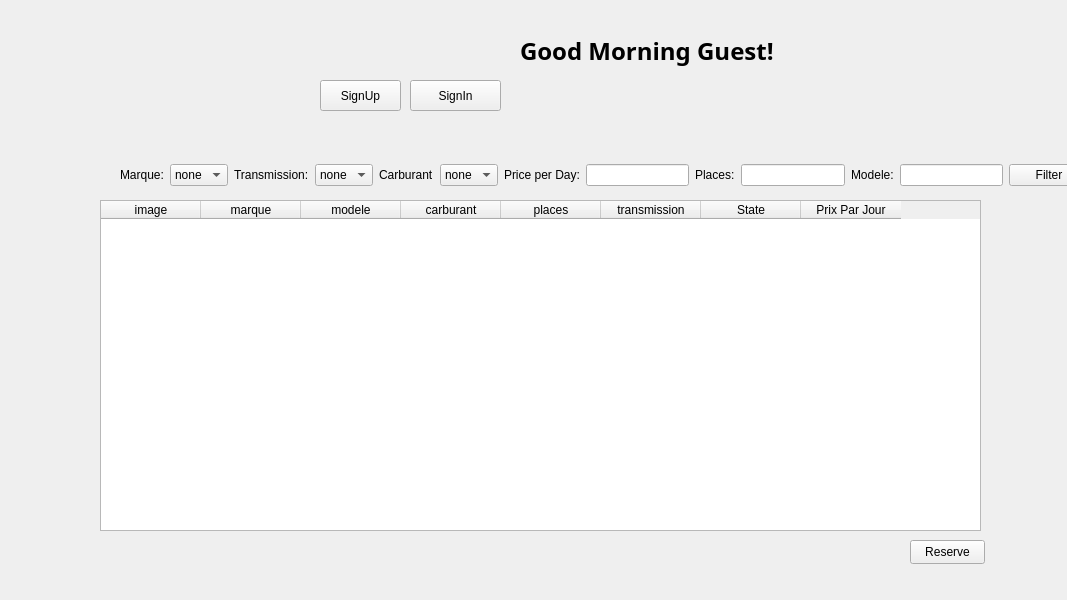
<?xml version="1.0" encoding="UTF-8"?>
<ui version="4.0">
 <class>Form</class>
 <widget class="QWidget" name="Form">
  <property name="geometry">
   <rect>
    <x>0</x>
    <y>0</y>
    <width>1067</width>
    <height>600</height>
   </rect>
  </property>
  <property name="windowTitle">
   <string>Form</string>
  </property>
  <property name="styleSheet">
   <string notr="true">MainWindow {
            background-image: url(&quot;./images/mainimage.jpg&quot;); 
            background-repeat: no-repeat; 
            background-position: center;
        }</string>
  </property>
  <widget class="QTableWidget" name="tableWidget">
   <property name="geometry">
    <rect>
     <x>100</x>
     <y>200</y>
     <width>881</width>
     <height>331</height>
    </rect>
   </property>
   <property name="selectionMode">
    <enum>QAbstractItemView::SingleSelection</enum>
   </property>
   <property name="selectionBehavior">
    <enum>QAbstractItemView::SelectRows</enum>
   </property>
   <attribute name="horizontalHeaderCascadingSectionResizes">
    <bool>false</bool>
   </attribute>
   <column>
    <property name="text">
     <string>image</string>
    </property>
   </column>
   <column>
    <property name="text">
     <string>marque</string>
    </property>
   </column>
   <column>
    <property name="text">
     <string>modele</string>
    </property>
   </column>
   <column>
    <property name="text">
     <string>carburant</string>
    </property>
   </column>
   <column>
    <property name="text">
     <string>places</string>
    </property>
   </column>
   <column>
    <property name="text">
     <string>transmission</string>
    </property>
   </column>
   <column>
    <property name="text">
     <string>State</string>
    </property>
   </column>
   <column>
    <property name="text">
     <string>Prix Par Jour</string>
    </property>
   </column>
  </widget>
  <widget class="QPushButton" name="loginbutton">
   <property name="geometry">
    <rect>
     <x>410</x>
     <y>80</y>
     <width>91</width>
     <height>31</height>
    </rect>
   </property>
   <property name="text">
    <string>SignIn</string>
   </property>
  </widget>
  <widget class="QLabel" name="label">
   <property name="geometry">
    <rect>
     <x>520</x>
     <y>30</y>
     <width>311</width>
     <height>41</height>
    </rect>
   </property>
   <property name="font">
    <font>
     <family>Segoe UI Variable Display Semib</family>
     <pointsize>18</pointsize>
     <weight>75</weight>
     <bold>true</bold>
    </font>
   </property>
   <property name="text">
    <string>Good Morning Guest!</string>
   </property>
  </widget>
  <widget class="QPushButton" name="pushButton_2">
   <property name="geometry">
    <rect>
     <x>320</x>
     <y>80</y>
     <width>81</width>
     <height>31</height>
    </rect>
   </property>
   <property name="text">
    <string>SignUp</string>
   </property>
  </widget>
  <widget class="QWidget" name="layoutWidget">
   <property name="geometry">
    <rect>
     <x>120</x>
     <y>160</y>
     <width>969</width>
     <height>30</height>
    </rect>
   </property>
   <layout class="QHBoxLayout" name="horizontalLayout">
    <item>
     <widget class="QLabel" name="label_2">
      <property name="text">
       <string>Marque:</string>
      </property>
     </widget>
    </item>
    <item>
     <widget class="QComboBox" name="marque">
      <item>
       <property name="text">
        <string>none</string>
       </property>
      </item>
     </widget>
    </item>
    <item>
     <widget class="QLabel" name="label_3">
      <property name="text">
       <string>Transmission:</string>
      </property>
     </widget>
    </item>
    <item>
     <widget class="QComboBox" name="transmission">
      <item>
       <property name="text">
        <string>none</string>
       </property>
      </item>
     </widget>
    </item>
    <item>
     <widget class="QLabel" name="label_4">
      <property name="text">
       <string>Carburant</string>
      </property>
     </widget>
    </item>
    <item>
     <widget class="QComboBox" name="carburant">
      <item>
       <property name="text">
        <string>none</string>
       </property>
      </item>
     </widget>
    </item>
    <item>
     <widget class="QLabel" name="label_5">
      <property name="text">
       <string>Price per Day:</string>
      </property>
     </widget>
    </item>
    <item>
     <widget class="QLineEdit" name="prix"/>
    </item>
    <item>
     <widget class="QLabel" name="label_7">
      <property name="text">
       <string>Places:</string>
      </property>
     </widget>
    </item>
    <item>
     <widget class="QLineEdit" name="place"/>
    </item>
    <item>
     <widget class="QLabel" name="label_6">
      <property name="text">
       <string>Modele:</string>
      </property>
     </widget>
    </item>
    <item>
     <widget class="QLineEdit" name="modele"/>
    </item>
    <item>
     <widget class="QPushButton" name="Filter">
      <property name="text">
       <string>Filter</string>
      </property>
     </widget>
    </item>
   </layout>
  </widget>
  <widget class="QPushButton" name="reserveButton">
   <property name="geometry">
    <rect>
     <x>910</x>
     <y>540</y>
     <width>75</width>
     <height>24</height>
    </rect>
   </property>
   <property name="text">
    <string>Reserve</string>
   </property>
  </widget>
 </widget>
 <resources/>
 <connections/>
</ui>
